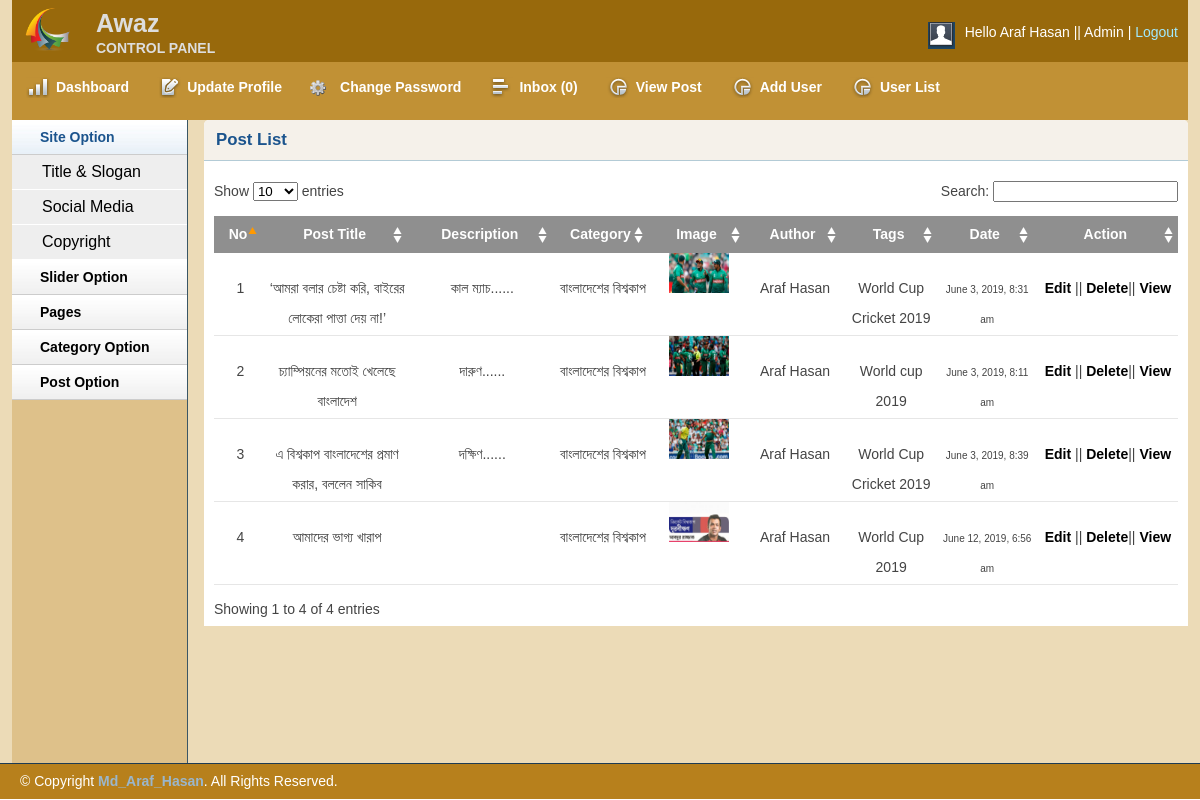
The page /admin/postlist.php (signed in) on the database its author committed.
### tables this page shows
CREATE TABLE `tbl_post` (
  `id` int(11) NOT NULL,
  `catagory` int(11) NOT NULL,
  `title` varchar(255) NOT NULL,
  `body` text NOT NULL,
  `image` varchar(255) NOT NULL,
  `author` varchar(50) NOT NULL,
  `tags` varchar(255) NOT NULL,
  `date` timestamp NOT NULL DEFAULT CURRENT_TIMESTAMP,
  `vdo` varchar(512) NOT NULL,
  `userid` int(11) NOT NULL
);

CREATE TABLE `tbl_catagory` (
  `id` int(11) NOT NULL,
  `name` varchar(50) NOT NULL
);

### lib/Database.php (called while the page is built, shortened)
<?php
	class Database
	{
		public $host 	= DB_HOST;
		public $user 	= DB_USER;
		public $pass 	= DB_PASS;
		public $dbName 	= DB_NAME;
		public $link, $error;
		private function connectDB(){
			$this->link = new mysqli($this->host, $this->user, $this->pass, $this->dbName);
			$this->link->set_charset("utf8");
		}
		public function selectData($data){
			$result = $this->link->query($data) or die ($this->link->error.__LINE__);
			if ($result->num_rows > 0) {
				return $result;
			}else{
				return false;
			}
		}
	}
?>

### helpers/formate.php (called while the page is built, shortened)
<?php
	class formate{
		public function formatDate($date){
			return date("F j, Y, g:i a",strtotime($date));
		}
		public function textShorten($text, $limit = 1800){
			$text = $text." ";
			$text = substr($text, 0, $limit);
			$text = substr($text, 0, strrpos($text, ' '));
			$text = $text."......";
			return $text;
		}
	}
?>

### lib/Session.php (called while the page is built, shortened)
<?php
	class Session{
		public static function get($key){
			if(isset($_SESSION[$key])){
				return $_SESSION[$key];
			}else{
				return false;
			}
		}
	}
?>

### admin/postlist.php (the view, shortened to what this page needs)
<?php include 'inc/adheader.php'; ?>
<?php include 'inc/adsidebar.php'; ?>
        <div class="grid_10">
            <div class="box round first grid">
                <h2>Post List</h2>
                <div class="block">
                    <table class="data display datatable" id="example">
					<thead>
						<tr>
							<th width="5%">No</th>
							<th width="15%">Post Title</th>
							<th width="15%">Description</th>
							<th width="10%">Category</th>
							<th width="10%">Image</th>
							<th width="10%">Author</th>
							<th width="10%">Tags</th>
							<th width="10%">Date</th>
							<th width="15%">Action</th>
						</tr>
					</thead>
					<tbody>
						<?php
							$query = "SELECT tbl_post.*, tbl_catagory.name FROM tbl_post
									  INNER JOIN tbl_catagory
									  ON tbl_post.catagory = tbl_catagory.id ORDER BY tbl_post.title DESC";
							$post = $db->selectData($query);
							if($post){
								$i = 0;
								while($result = $post->fetch_assoc()){
									$i++;?>
						<tr class="odd gradeX">
							<td style="text-align: center;"><?php echo $i; ?></td>
							<td><?php echo $result['title']; ?></td>
							<td><?php echo $fm->textShorten($result['body'], 30); ?></td>
							<td style="text-align: center;"><?php echo $result['name']; ?></td>
							<td><img src="<?php echo $result['image'];?>" height="40px" width = "60px"/></td>
							<td style="text-align: center;"><?php echo $result['author']; ?></td>
							<td style="text-align: center;"><?php echo $result['tags']; ?></td>
							<td style="font-size: 10px"><?php echo $fm->formatDate($result['date']); ?></td>
							<td>
								<?php if(Session::get('userId') == $result['userid'] || Session::get('userRole') == 0){ ?>
								<a href="editpost.php?editpostid=<?php echo $result['id']; ?>">Edit</a>
								||
								<a onclick="return confirm('Are you sure to delete this Post...!!!');" href="deletepost.php?delpostid=<?php echo $result['id']; ?>">Delete</a>||
								<?php } ?>
								<a href="viewpost.php?viewpostid=<?php echo $result['id']; ?>">View</a>
							</td>
						</tr>
						<?php }}  ?>
					</tbody>
				</table>
               </div>
            </div>
        </div>
   <?php include 'inc/adfooter.php'; ?>

### admin/css/text.css (style rules this page uses)
body { font: 13px/1.5 Tahoma, Helvetica, Arial, 'Liberation Sans', FreeSans, sans-serif; }
h2 { font-size: 23px; }
p, dl, hr, h1, h2, h3, h4, h5, h6, ol, ul, pre, table, address, fieldset { margin-bottom: 20px; }

### admin/css/grid.css (style rules this page uses)
.grid_1, .grid_2, .grid_3, .grid_4, .grid_5, .grid_6, .grid_7, .grid_8, .grid_9, .grid_10, .grid_11, .grid_12, .grid_13, .grid_14, .grid_15, .grid_16 { display: inline; float: left; margin-left: 1%; margin-right: 1%; }
.container_12 .grid_10 { width: 81.333%; }

### admin/css/layout.css (style rules this page uses)
body { background: #fff none repeat scroll 0 0; color: #444; font-size: 14px; padding: 0; }
a { color: #000; font-weight:bold; text-decoration: none; }
h1, h2, h3, h4, h5, h6 { line-height:1.2em; margin-bottom:.3em; }
h2 { margin-top:1em; }
.box { background:#fff; margin-bottom:20px; padding:10px 10px 10px 10px; margin-left:-8px; }
.box.grid { padding-bottom:40px; }
.box.round { -moz-border-radius: 5px 5px 0px 0px; -webkit-border-radius: 5px 5px 0px 0px; border-radius: 5px 5px 0px 0px; }
.box h2 { font-size:1.2em; font-weight:bold; color:#1B548D; background:#f5f1ea; margin:-10px -10px 0 -10px; padding:10px 12px; border-bottom:1px solid #B3CBD6; -moz-border-radius: 5px 5px 0px 0px; -webkit-border-radius: 5px 5px 0px 0px; border-radius: 5px 5px 0px 0px; }
.box.first { min-height: 406px; }
.block { padding-top:20px; }
p { margin-bottom:1em; }
.block { padding-bottom:1px; }
table.display { margin: 0 auto; clear: both; width: 100%; }
table.display th { text-align: center; }
.sorting_asc { background: #8f8f8f url(../img/table/sort_asc.png) no-repeat center right; padding:8px 5px; text-align:left; color:#fff; }
.sorting { background:#8f8f8f url(../img/table/sort_both.png) no-repeat center right; padding:8px 5px; text-align:left; color:#fff; }
tr.odd { height: 30px; line-height: 30px; border-bottom:1px solid #e6e6e6; text-align: center; }
tr.even { height: 30px; line-height: 30px; border-bottom:1px solid #e6e6e6; text-align: center; }
tr.odd td, tr.even td { padding-left:5px; }

### rows shown on the page
tbl_post: title "‘আমরা বলার চেষ্টা করি, বাইরের লোকেরা পাত্তা দেয় না!’", body "কাল ম্যাচ......", tbl_catagory.name "বাংলাদেশের বিশ্বকাপ", image (picture), author "Araf Hasan", tags "World Cup Cricket 2019", date "June 3, 2019, 8:31 am"
tbl_post: title "চ্যাম্পিয়নের মতোই খেলেছে বাংলাদেশ", body "দারুণ......", tbl_catagory.name "বাংলাদেশের বিশ্বকাপ", image (picture), author "Araf Hasan", tags "World cup 2019", date "June 3, 2019, 8:11 am"
tbl_post: title "এ বিশ্বকাপ বাংলাদেশের প্রমাণ করার, বললেন সাকিব", body "দক্ষিণ......", tbl_catagory.name "বাংলাদেশের বিশ্বকাপ", image (picture), author "Araf Hasan", tags "World Cup Cricket 2019", date "June 3, 2019, 8:39 am"
tbl_post: title "আমাদের ভাগ্য খারাপ", tbl_catagory.name "বাংলাদেশের বিশ্বকাপ", image (picture), author "Araf Hasan", tags "World Cup 2019", date "June 12, 2019, 6:56 am"

### other values the page prints
Session::get('name') "Araf Hasan"
